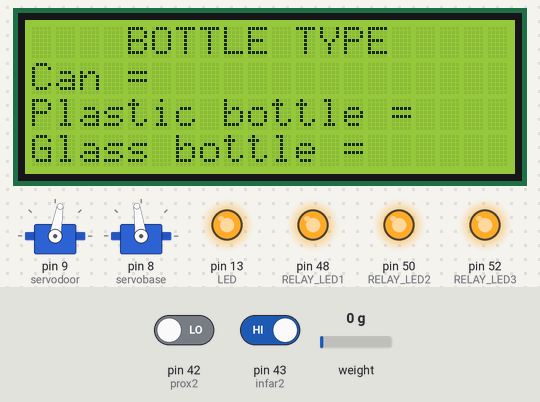
Simulated run of this sketch. Board: Arduino Mega 2560, built with avr-gcc and run on an emulated ATmega2560. Parts: 20×4 character LCD, 2 × servo, output pins drawn as LEDs (lit = HIGH). The test bench sets the inputs (shaded band); at power-on: pin 43 (infar2) HIGH, weight on the scale 0 g, pin 42 (prox2) LOW. What the sketch prints to the serial monitor is not drawn.

Above: at 7.3 s.
7.4 s: pin 43 (infar2) driven LOW
9.1 s: weight on the scale set to 3 g
10.6 s: weight on the scale set to 6 g
At 11.3 s:
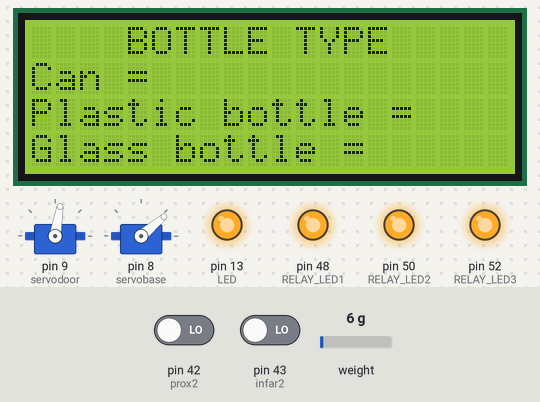
13.6 s: pin 43 (infar2) driven HIGH
At 15.0 s:
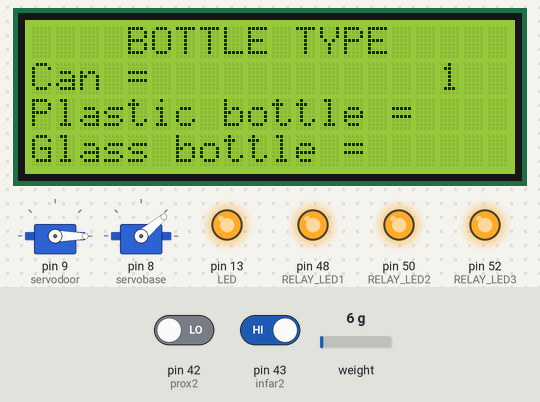
16.6 s: pin 42 (prox2) driven HIGH
At 17.7 s:
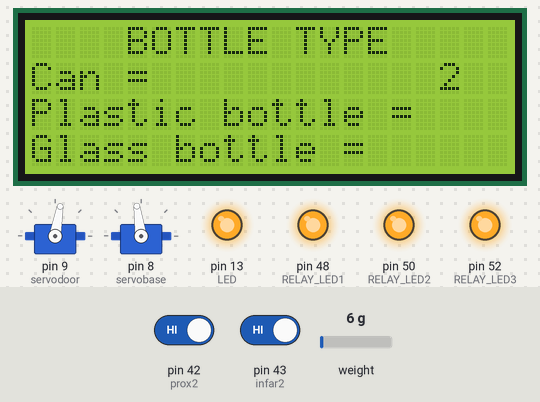
18.1 s: pin 42 (prox2) driven LOW
At 20.1 s:
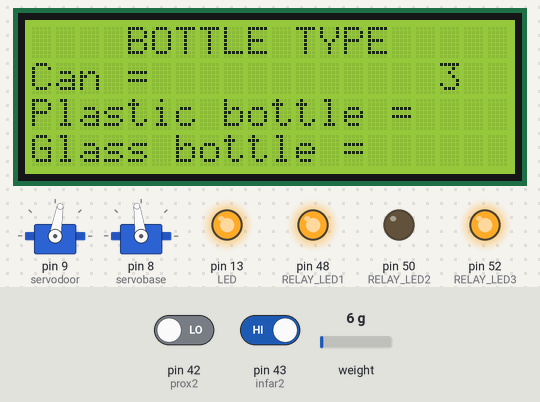
Timing chart, 0 to 22.1 s (numbered marks = the images above; inputs shaded):
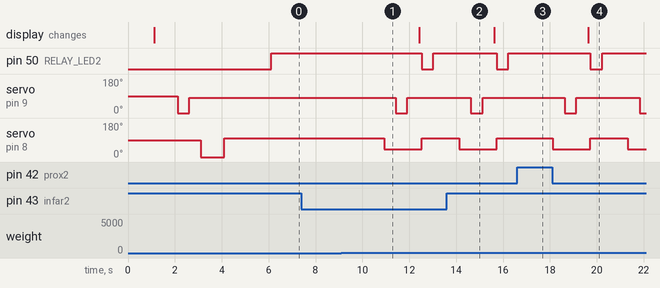

Measured:
- the behaviour switches between 4 and 5 g on weight on the scale (found by bisection; images 0 and 1)
- after the input at 7.4 s, every drawn part: stays the same
- after the input at 9.1 s, every drawn part: stays the same
- after the input at 10.6 s, pin 50 (RELAY_LED2): HIGH → LOW after 1.9 s, → HIGH 0.50 s later; servo on pin 9 (servodoor): 80° → 0° after 0.82 s, → 80° 0.50 s later; servo on pin 8 (servobase): 98° → 40° after 0.32 s, → 98° 1.6 s later
- after the input at 13.6 s, pin 50 (RELAY_LED2): HIGH → LOW after 2.1 s, → HIGH 0.50 s later; servo on pin 9 (servodoor): 80° → 0° after 1.0 s, → 80° 0.50 s later; servo on pin 8 (servobase): 98° → 40° after 0.53 s, → 98° 1.6 s later
- after the input at 16.6 s, servo on pin 9 (servodoor): stays 80° (without the input it goes to 0° after 1.2 s); servo on pin 8 (servobase): stays 98° (without the input it goes to 40° after 0.73 s)
- after the input at 18.1 s, pin 50 (RELAY_LED2): HIGH → LOW after 1.6 s, → HIGH 0.50 s later; servo on pin 9 (servodoor): 80° → 0° after 0.53 s, → 80° 0.50 s later, → 0° 2.7 s later; servo on pin 8 (servobase): 98° → 40° at once, → 98° 1.6 s later, → 40° 1.6 s later; the display: changes after 1.5 s (image 4)

The sketch:

Meta2560.ino
```cpp
#include <Wire.h>
#include <Servo.h>
#include <HX711.h>
#include <LiquidCrystal_I2C.h>  // Library สำหรับจอ LCD

float z ;
Servo servodoor;
Servo servobase;

#define calibration_factor -380000
#define DOUT 3      // Load cell
#define CLK 2       // Load cell
#define infar1 12
#define infar2 43
#define LED 13
#define prox 4
#define prox2 42
#define RELAY_LED1 48  // LED for ขวดแก้ว
#define RELAY_LED2 50  // LED for กระป๋อง
#define RELAY_LED3 52  // LED forพลาสติก

HX711 scale;
LiquidCrystal_I2C lcd(0x27, 20, 4);

int glassUp = 0 ;
int PlasticUp = 0 ;
int canUp = 0;
void setup() {
  Serial.begin(115200);
  Serial.println("ArduinoAll Calibrating...");
  scale.begin(DOUT, CLK);
  scale.set_scale(calibration_factor);
  scale.tare();
  pinMode(LED, OUTPUT);
  pinMode(prox, INPUT);     // ค่า proximity1 ในการตรวจเช็คกระป๋อง
  pinMode(prox2, INPUT);    // ค่า proximity2 ในการตรวจเช็คกระป๋อง
  pinMode(infar1, INPUT);   // ค่า Photo sensor ในการตรวจเช็ควัตถุ
  pinMode(infar2, INPUT);   // ค่า Photo sensor ในการตรวจเช็ควัตถุ
  lcd.begin();              // เริ่มแสดง LCD
  lcd.setCursor(4, 0);      // กำหนดตำแหน่ง LCD
  lcd.print("BOTTLE TYPE"); // แสดงข้อความบนหน้าจอ LCD
  lcd.setCursor(0, 1);
  lcd.print("Can = ");
  lcd.setCursor(0, 2);
  lcd.print("Plastic bottle = ");
  lcd.setCursor(0, 3);
  lcd.print("Glass bottle = ");
  servodoor.attach(9);      //  กำหนดขาของ Servo
  delay(500);
  servobase.attach(8);
  delay(500);
  servodoor.write(0);
  delay(500);
  servodoor.write(80);      //  ย้ายตำแหน่ง Servo ไปที่ 80 องศา
  delay(500);
  servobase.write(0);
  delay(1000);
  servobase.write(98);
  delay(1000);
  scale.set_scale(calibration_factor); // ปรับค่า calibration factor
  scale.tare();                        // Reset ค่าน้ำหนักเป็น 0
  pinMode(RELAY_LED1,OUTPUT);          // สั่งให้ RELAY_LED1 เป็น OUTPUT
  pinMode(RELAY_LED2,OUTPUT);
  pinMode(RELAY_LED3,OUTPUT);
  digitalWrite(RELAY_LED1, HIGH);       // สั่งให้ RELAY_LED1 สถานะเป็น HIGH
  digitalWrite(RELAY_LED2, HIGH);
  digitalWrite(RELAY_LED3, HIGH);
  digitalWrite(LED, HIGH);
}
/* ---------   กรณีวัตถุเป็นกระป๋อง  -----------    */
void can_type() {
  servobase.write(40);  //  ย้ายตำแหน่ง Servo ไปที่ 40 องศา
  delay(500);
  servodoor.write(0);   //  ย้ายตำแหน่ง Servo ไปที่ 0 องศา
  delay(500);
  servodoor.write(80);  //  ย้ายตำแหน่ง Servo ไปที่ 80 องศา
  delay(500);
  canUp++;
  lcd.setCursor(17, 1); //  กำหนดตำแหน่ง LCD
  lcd.print(canUp);
  delay(100);
  digitalWrite(RELAY_LED2,LOW);
  servobase.write(98);  //  ย้ายตำแหน่ง Servo ไปที่ 90 องศา
  delay(500);
  digitalWrite(RELAY_LED2,HIGH);
  scale.tare();         // Reset ค่าน้ำหนักเป็น 0
}

/* ---------   กรณีวัตถุเป็นขวดแก้ว  -----------    */
void Glass_bottle_type() {
  delay(500);
  servodoor.write(0);             //  ย้ายตำแหน่ง Servo ไปที่ 0 องศา
  delay(500);
  servodoor.write(80);            //  ย้ายตำแหน่ง Servo ไปที่ 80 องศา
  delay(500);
  glassUp++;
  lcd.setCursor(17, 3);           //  กำหนดตำแหน่ง LCD
  lcd.print(glassUp);
  delay(500);
  digitalWrite(RELAY_LED1,LOW);   // สั่งให้ RELAY_LED1 สถานะเป็น LOW
  delay(500);
  digitalWrite(RELAY_LED1,HIGH);  // สั่งให้ RELAY_LED1 สถานะเป็น HIGH
  scale.tare();                   // Reset ค่าน้ำหนักเป็น 0
  delay(500);
}

/* ---------   กรณีวัตถุเป็นพลาสติก  -----------    */
void plastic_bottle_type() {
  if((z < 20)&&( z > 4 )&&(digitalRead(prox)==HIGH)){
    delay(500);
    servobase.write(160);   //  ย้ายตำแหน่ง Servo ไปที่ 160 องศา
    delay(500);
    servodoor.write(0);     //  ย้ายตำแหน่ง Servo ไปที่ 0 องศา
    delay(500);
    servodoor.write(80);    //  ย้ายตำแหน่ง Servo ไปที่ 80 องศา
    delay(500);
    PlasticUp++;
    lcd.setCursor(17, 2);    //  กำหนดตำแหน่ง LCD
    lcd.print( PlasticUp);   //  แสดงจำนวนพลาสติกบนจอ LCD
    delay(100);
    digitalWrite(RELAY_LED3,LOW);
    servobase.write(98);
    delay(500);
    digitalWrite(RELAY_LED3,HIGH);
    scale.tare();
  }
}
void loop() {
  delay(100);
  if((digitalRead(infar2)==LOW)){
    Serial.print(scale.get_units()); // แสดงค่าน้ำหนักทาง Serial
    Serial.print("\t");
    z = abs(1000*(scale.get_units()));  // Z= ค่าน้ำหนัก x 1000
    Serial.println(z);
    Serial.print("\t");
    delay(100);
    if( z > 46 ){
      Serial.println("Glass_bottle");
      Glass_bottle_type() ;
    }else if(((z < 20)&&(z>4))&&(digitalRead(prox2)==HIGH)){
      // ถ้าค่า 20 < z < 0.4 และ Prox สถานะ HIGH
      delay(1000);
      Serial.println("plastic_bottle");
      plastic_bottle_type();
    }
  }
  if((digitalRead(prox2)==LOW) && ((z < 20) && ( z > 4 ))){
    Serial.println("can");
    can_type();
  }
}
```
